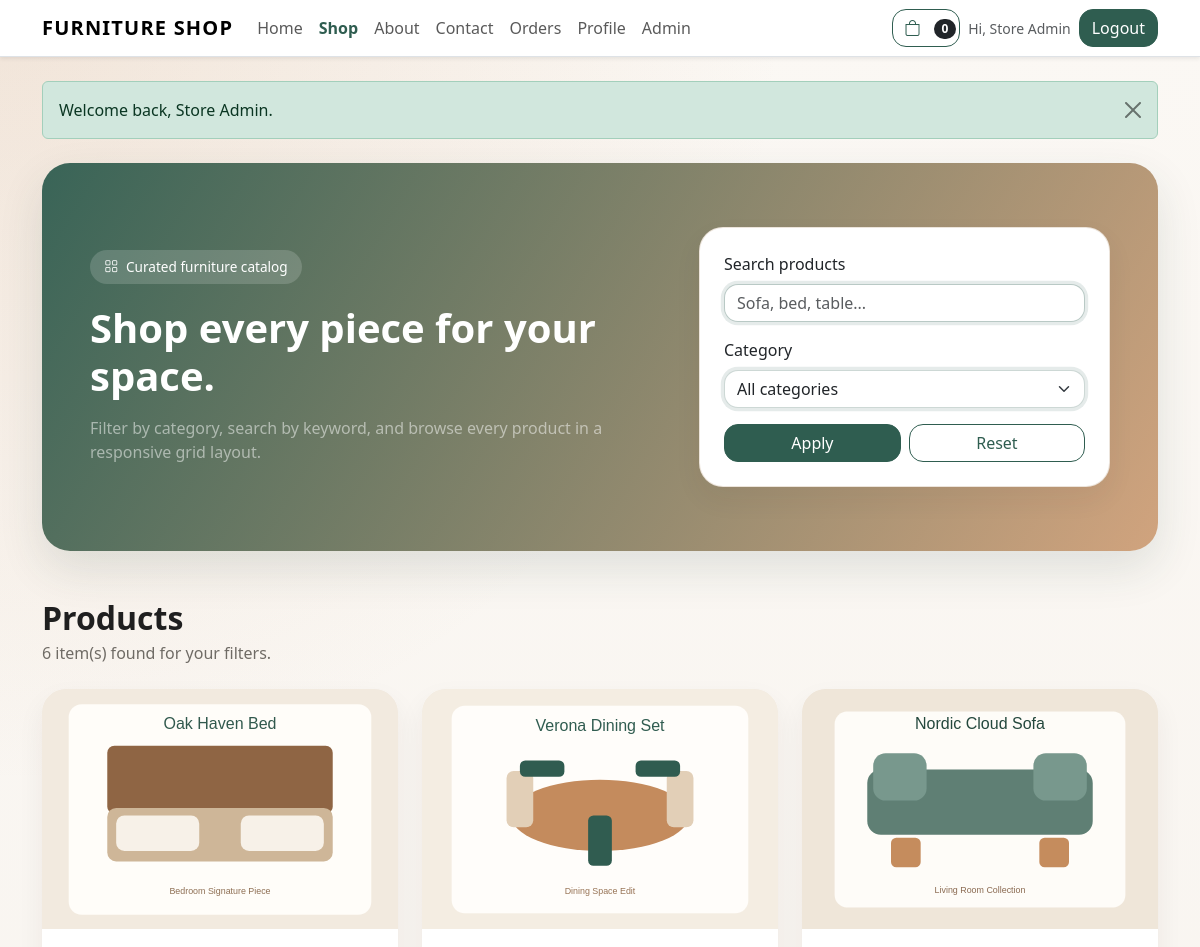
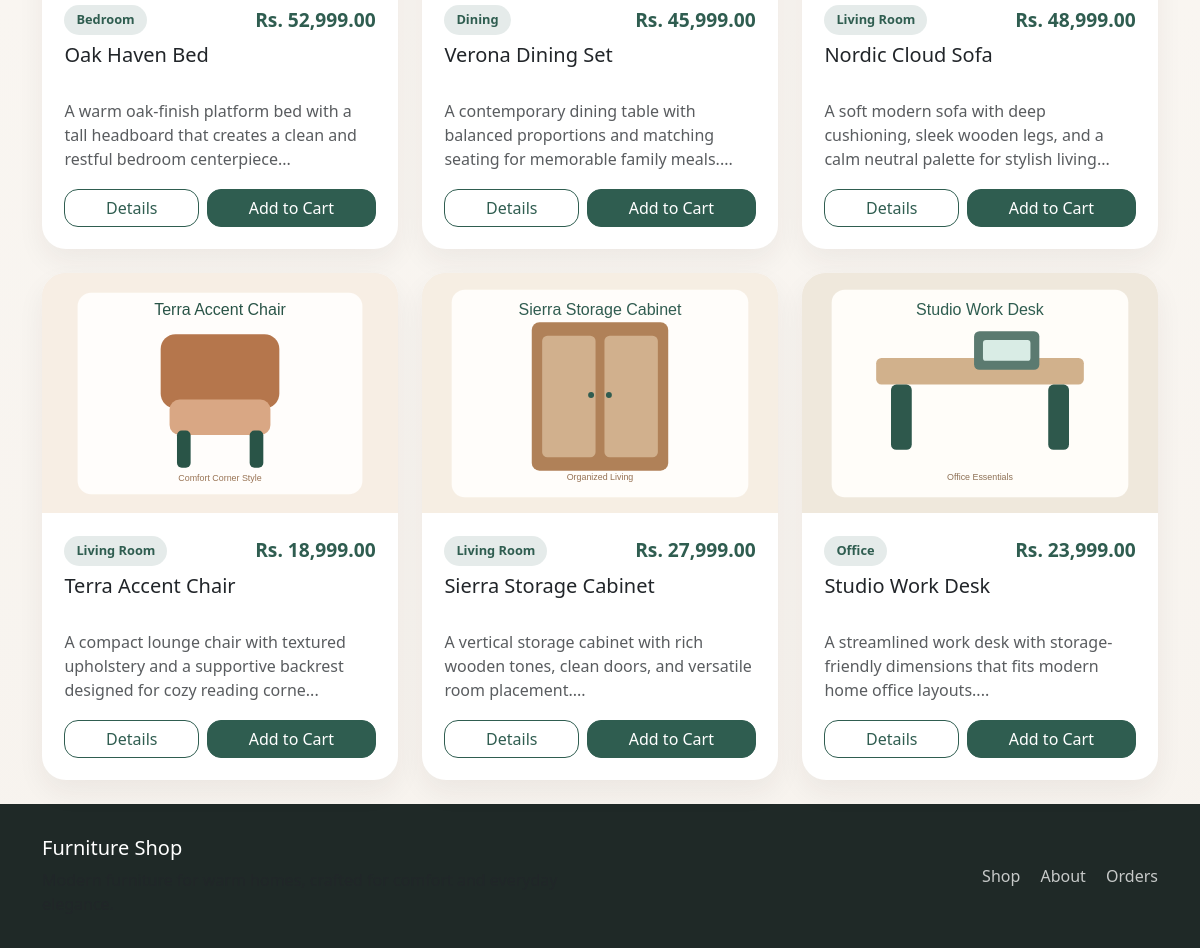
/shop.php (signed in), run on the app's committed database (2 pictures, top to bottom).
### tables this page shows
CREATE TABLE products (
    id INT UNSIGNED AUTO_INCREMENT PRIMARY KEY,
    category_id INT UNSIGNED NOT NULL,
    name VARCHAR(180) NOT NULL,
    description TEXT NOT NULL,
    price DECIMAL(10, 2) NOT NULL DEFAULT 0.00,
    cover_image VARCHAR(255) NOT NULL,
    created_at TIMESTAMP NOT NULL DEFAULT CURRENT_TIMESTAMP,
    KEY idx_products_category_id (category_id),
    CONSTRAINT fk_products_category
        FOREIGN KEY (category_id) REFERENCES categories(id)
        ON DELETE RESTRICT ON UPDATE CASCADE
);

CREATE TABLE categories (
    id INT UNSIGNED AUTO_INCREMENT PRIMARY KEY,
    name VARCHAR(120) NOT NULL,
    created_at TIMESTAMP NOT NULL DEFAULT CURRENT_TIMESTAMP,
    UNIQUE KEY uk_categories_name (name)
);

### includes/store.php (called while the page is built, shortened)
<?php
function get_shop_products(PDO $pdo, $categoryId = 0, $search = '')
{
    $sql = 'SELECT p.*, c.name AS category_name
            FROM products p
            INNER JOIN categories c ON c.id = p.category_id
            WHERE 1 = 1';
    $params = array();
    $sql .= ' ORDER BY p.created_at DESC';
    $stmt = $pdo->prepare($sql);
    $stmt->execute($params);
    return $stmt->fetchAll(PDO::FETCH_ASSOC);
}

### shop.php (the view, shortened to what this page needs)
<?php
require_once __DIR__ . '/db.php';
$selectedCategory = isset($_GET['category']) ? (int) $_GET['category'] : 0;
$search = trim(isset($_GET['search']) ? $_GET['search'] : '');
$products = get_shop_products($pdo, $selectedCategory, $search);
require_once __DIR__ . '/header.php';
?>
<section class="mb-5">
    <div class="hero-section hero-simple">
        <div class="row align-items-center g-4">
            <div class="col-lg-7">
                <span class="hero-chip"><i class="bi bi-grid"></i> Curated furniture catalog</span>
                <h1 class="display-6 fw-bold mb-3">Shop every piece for your space.</h1>
                <p class="mb-0 text-white-50">Filter by category, search by keyword, and browse every product in a responsive grid layout.</p>
            </div>
            <div class="col-lg-5">
                <form method="get" class="panel-card p-4 bg-white text-dark">
                    <div class="mb-3">
                        <label class="form-label" for="search">Search products</label>
                        <input type="text" class="form-control" id="search" name="search" value="<?php echo e($search); ?>" placeholder="Sofa, bed, table...">
                    </div>
                    <div class="mb-3">
                        <label class="form-label" for="category">Category</label>
                        <select class="form-select" id="category" name="category">
                            <option value="0">All categories</option>
                        </select>
                    </div>
                    <div class="d-flex gap-2">
                        <button type="submit" class="btn btn-dark flex-fill">Apply</button>
                        <a href="<?php echo e(base_url('shop.php')); ?>" class="btn btn-outline-dark flex-fill">Reset</a>
                    </div>
                </form>
            </div>
        </div>
    </div>
</section>
<section>
    <div class="d-flex justify-content-between align-items-center flex-wrap gap-3 mb-4">
        <div>
            <h2 class="section-title mb-1">Products</h2>
            <p class="section-subtitle mb-0"><?php echo e(count($products)); ?> item(s) found for your filters.</p>
        </div>
    </div>
    <?php if (!$products): ?>
        <div class="panel-card empty-state">
            <h3 class="h4 mb-2">No products matched your search.</h3>
            <p class="text-muted mb-4">Try another keyword or clear the category filter to explore the full collection.</p>
            <a class="btn btn-dark" href="<?php echo e(base_url('shop.php')); ?>">View All Products</a>
        </div>
    <?php else: ?>
        <div class="row g-4">
            <?php foreach ($products as $product): ?>
                <div class="col-md-6 col-xl-4">
                    <div class="product-card card border-0">
                        <img src="<?php echo e(image_url($product['cover_image'])); ?>" class="product-image" alt="<?php echo e($product['name']); ?>">
                        <div class="card-body">
                            <div class="d-flex justify-content-between align-items-center mb-2">
                                <span class="category-pill"><?php echo e($product['category_name']); ?></span>
                                <span class="product-price"><?php echo e(format_price($product['price'])); ?></span>
                            </div>
                            <h3 class="h5"><?php echo e($product['name']); ?></h3>
                            <p class="text-muted"><?php echo e(substr($product['description'], 0, 105)); ?>...</p>
                            <div class="d-flex gap-2">
                                <a class="btn btn-outline-dark flex-fill" href="<?php echo e(base_url('product.php?id=' . $product['id'])); ?>">Details</a>
                                <form method="post" action="<?php echo e(base_url('cart.php')); ?>" class="flex-fill">
                                    <button type="submit" class="btn btn-dark w-100">Add to Cart</button>
                                </form>
                            </div>
                        </div>
                    </div>
                </div>
            <?php endforeach; ?>
        </div>
    <?php endif; ?>
</section>
<?php require_once __DIR__ . '/footer.php'; ?>

### assets/css/style.css (style rules this page uses)
:root { --fs-bg: #f7f3ee; --fs-surface: #ffffff; --fs-primary: #2f5d50; --fs-primary-dark: #22453b; --fs-accent: #c58c5d; --fs-ink: #1f1f1f; --fs-muted: #6f6b65; --fs-border: #e8ded2; --fs-shadow: 0 18px 45px rgba(34, 69, 59, 0.12); }
body { font-family: "Segoe UI", Tahoma, Geneva, Verdana, sans-serif; background: radial-gradient(circle at top left, rgba(197, 140, 93, 0.18), transparent 35%), linear-gradient(180deg, #fbf8f4 0%, var(--fs-bg) 100%); color: var(--fs-ink); }
a { text-decoration: none; }
.hero-section { background: linear-gradient(135deg, rgba(47, 93, 80, 0.96), rgba(32, 53, 47, 0.92)), linear-gradient(135deg, rgba(197, 140, 93, 0.2), transparent); border-radius: 28px; padding: 4rem 3rem; color: #fff; box-shadow: var(--fs-shadow); overflow: hidden; }
.hero-section.hero-simple { background: linear-gradient(120deg, rgba(47, 93, 80, 0.95), rgba(197, 140, 93, 0.78)); }
.hero-chip { display: inline-flex; align-items: center; gap: 0.5rem; padding: 0.45rem 0.9rem; border-radius: 999px; background: rgba(255, 255, 255, 0.16); font-size: 0.85rem; margin-bottom: 1.25rem; }
.section-title { font-size: 2rem; font-weight: 700; margin-bottom: 0.35rem; }
.section-subtitle { color: var(--fs-muted); max-width: 620px; }
.stat-card, .panel-card, .product-card, .form-card { background: var(--fs-surface); border: 1px solid rgba(232, 222, 210, 0.8); border-radius: 24px; box-shadow: 0 12px 28px rgba(44, 37, 29, 0.06); }
.stat-card, .panel-card, .form-card { height: 100%; }
.product-card { overflow: hidden; transition: transform 0.25s ease, box-shadow 0.25s ease; height: 100%; }
.product-card .product-image { height: 240px; object-fit: cover; width: 100%; background: #f2ede6; }
.product-card .card-body { padding: 1.4rem; display: flex; flex-direction: column; }
.product-card h3, .product-card .h5 { min-height: 3rem; }
.product-card p.text-muted { min-height: 4.5rem; margin-bottom: 1.1rem; }
.product-price { font-size: 1.2rem; font-weight: 700; color: var(--fs-primary); }
.category-pill { display: inline-block; padding: 0.35rem 0.75rem; border-radius: 999px; background: rgba(47, 93, 80, 0.12); color: var(--fs-primary); font-size: 0.8rem; font-weight: 600; }
.btn-dark { background: var(--fs-primary); border-color: var(--fs-primary); }
.btn, .form-control, .form-select { border-radius: 14px; }
.form-control, .form-select, .form-control:focus, .form-select:focus { border-color: rgba(47, 93, 80, 0.24); box-shadow: 0 0 0 0.2rem rgba(47, 93, 80, 0.12); }
.btn-outline-dark { border-color: var(--fs-primary); color: var(--fs-primary); }

### data on the page
products: cover_image (placeholder picture), category.name "Bedroom", price "Rs. 52,999.00", name "Oak Haven Bed", description "A warm oak-finish platform bed with a tall headboard that creates a clean and restful bedroom centerpiece"
products: cover_image (placeholder picture), category.name "Dining", price "Rs. 45,999.00", name "Verona Dining Set", description "A contemporary dining table with balanced proportions and matching seating for memorable family meals."
products: cover_image (placeholder picture), category.name "Living Room", price "Rs. 48,999.00", name "Nordic Cloud Sofa", description "A soft modern sofa with deep cushioning, sleek wooden legs, and a calm neutral palette for stylish living"
products: cover_image (placeholder picture), category.name "Living Room", price "Rs. 18,999.00", name "Terra Accent Chair", description "A compact lounge chair with textured upholstery and a supportive backrest designed for cozy reading corne"
products: cover_image (placeholder picture), category.name "Living Room", price "Rs. 27,999.00", name "Sierra Storage Cabinet", description "A vertical storage cabinet with rich wooden tones, clean doors, and versatile room placement."
products: cover_image (placeholder picture), category.name "Office", price "Rs. 23,999.00", name "Studio Work Desk", description "A streamlined work desk with storage-friendly dimensions that fits modern home office layouts."

### other printed values
APP_NAME "FURNITURE SHOP"
$cartCount "0"
$currentUser['name'] "Store Admin"
$flash['message'] "Welcome back, Store Admin."
count($products) "6"
APP_NAME "Furniture Shop"
